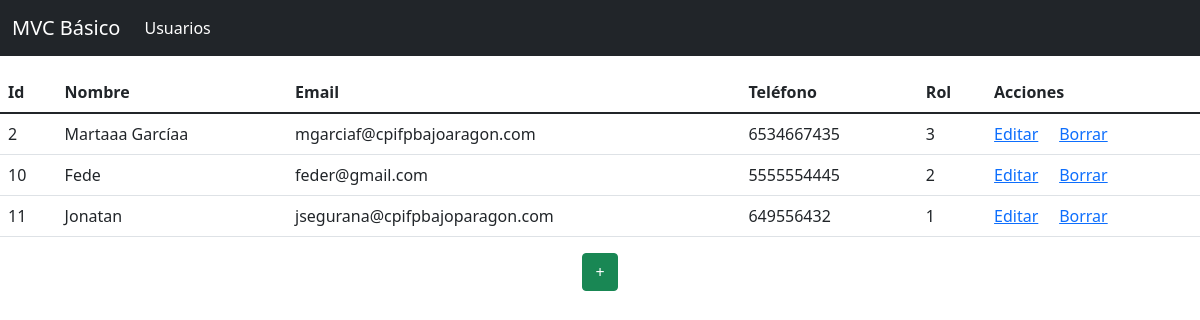
The page /usuarios on the database its author committed.
### tables this page shows
CREATE TABLE `usuarios` (
  `id_usuario` int(11) NOT NULL,
  `nombre` varchar(100) NOT NULL,
  `email` varchar(120) NOT NULL,
  `telefono` varchar(20) NOT NULL,
  `id_rol` int(11) NOT NULL
);

### App/Controladores/Usuarios.php (called while the page is built, shortened)
<?php
    class Usuarios extends Controlador{
        public function __construct(){
            $this->usuarioModelo = $this->modelo('Usuario');
            $this->datos['menuActivo'] = 1;
        }
        public function index(){
            $usuarios = $this->usuarioModelo->obtenerUsuarios();
            $this->datos['usuarios'] = $usuarios;
            $this->vista('usuarios/inicio',$this->datos);
        }
    }

### App/librerias/Core.php (called while the page is built, shortened)
<?php
    class Core{
        protected $metodoActual = 'index';
        public function __construct(){
            $url = $this->getUrl();
            if(isset($url[0])){
                if(file_exists('../App/Controladores/'.ucwords($url[0]).'.php')){
                    unset($url[0]);
                }
            }
            $this->controladorActual = new $this->controladorActual;
            $this->parametros = $url ? array_values($url) : [];
            call_user_func_array([$this->controladorActual,$this->metodoActual],$this->parametros);
        }
        public function getUrl(){
            if(isset($_GET['url'])){
                $url = rtrim($_GET['url'],'/');
                $url = filter_var($url,FILTER_SANITIZE_URL);
                $url = explode('/',$url);
                return $url;
            }
        }
    }

### public/index.php (called while the page is built, shortened)
<?php
    $iniciar = new Core;

### App/librerias/Base.php (called while the page is built, shortened)
<?php
    class Base {
        private $host = DB_HOST;
        private $usuario = DB_USUARIO;
        private $password = DB_PASSWORD;
        private $nombre_base = DB_NOMBRE;
        private $charset = 'utf8mb4';
        private $dbh;
        private $stmt;
        public function __construct(){
            $dsn = "mysql:host=$this->host;dbname=$this->nombre_base;charset=$this->charset";
            $opciones = array(
                PDO::ATTR_PERSISTENT => true,
                PDO::ATTR_ERRMODE => PDO::ERRMODE_EXCEPTION
            );
            try {
                $this->dbh = new PDO($dsn, $this->usuario, $this->password, $opciones);
            } catch (PDOException $e) {
                $this->error = $e->getMessage();
                echo $this->error;
            }
        }
        public function query($sql){
            $this->stmt = $this->dbh->prepare($sql);
        }
        public function execute(){
            return $this->stmt->execute();
        }
        public function registros(){
            $this->execute();
            return $this->stmt->fetchAll(PDO::FETCH_OBJ);
        }
    }

### App/Modelos/Usuario.php (called while the page is built, shortened)
<?php
    class Usuario {
        private $db;
        public function __construct(){
            $this->db = new Base;
        }
        public function obtenerUsuarios(){
            $this->db->query("SELECT * FROM usuarios");
            return $this->db->registros();
        }
    }

### App/vistas/usuarios/inicio.php (the view, shortened to what this page needs)
<?php require_once RUTA_APP.'/vistas/inc/header.php' ?>
    <table class="table">
        <thead>
            <tr>
                <th>Id</th>
                <th>Nombre</th>
                <th>Email</th>
                <th>Teléfono</th>
                <th>Rol</th>
                <th>Acciones</th>
            </tr>
        </thead>
        <tbody>
            <?php foreach($datos['usuarios'] as $uruario): ?>
                <tr>
                    <td><?php echo $uruario->id_usuario ?></td>
                    <td><?php echo $uruario->nombre ?></td>
                    <td><?php echo $uruario->email ?></td>
                    <td><?php echo $uruario->telefono ?></td>
                    <td><?php echo $uruario->id_rol ?></td>
                    <td>
                        <a href="<?php echo RUTA_URL?>/usuarios/editar/<?php echo $uruario->id_usuario ?>">Editar</a>
                        <a href="<?php echo RUTA_URL?>/usuarios/borrar/<?php echo $uruario->id_usuario ?>">Borrar</a>
                    </td>
                </tr>
            <?php endforeach ?>
        </tbody>
    </table>
    <div class="col text-center">
        <a class="btn btn-success" href="<?php echo RUTA_URL?>/usuarios/agregar/">+</a>
    </div>
<?php require_once RUTA_APP.'/vistas/inc/footer.php' ?>

### App/librerias/Controlador.php (shortened to what this page needs)
<?php
    class Controlador{
        public function modelo($modelo){
            return new $modelo;
        }
        public function vista($vista, $datos = []){
            if(file_exists('../App/vistas/'.$vista.'.php')){
                require_once '../App/vistas/'.$vista.'.php';
            } else {
                die('la vista no existe');
            }
        }
    }

### App/vistas/inc/header.php (shortened to what this page needs)
<!DOCTYPE html>
<html lang="es">
<head>
    <link href="https://cdn.jsdelivr.net/npm/bootstrap@5.1.3/dist/css/bootstrap.min.css" rel="stylesheet">
    <link rel="stylesheet" href="https://cdn.jsdelivr.net/npm/bootstrap-icons@1.6.0/font/bootstrap-icons.css">
    <link rel="stylesheet" href="<?php echo RUTA_URL?>/css/estilos.css">
</head>
<body>
<header>
    <nav class="navbar navbar-expand-md navbar-dark fixed-top bg-dark">
        <div class="container-fluid">
            <a href="<?php echo RUTA_URL?>" class="navbar-brand"><?php echo NOMBRE_SITIO ?></a>
            <div class="collapse navbar-collapse" id="navbarCollapse">
                <ul class="navbar-nav me-auto mb-2 mb-md-0">
                    <li class="nav-item">
                        <?php if (isset($datos['menuActivo']) && $datos['menuActivo'] == 1 ): ?>
                            <a class="nav-link active" aria-current="page" href="<?php echo RUTA_URL ?>/usuarios">Usuarios</a>
                        <?php else: ?>
                            <a class="nav-link" aria-current="page" href="<?php echo RUTA_URL ?>/usuarios">Usuarios</a>
                        <?php endif ?>
                    </li>
                </ul>
            </div>
        </div>
    </nav>
</header>
<br><br><br>

### App/vistas/inc/footer.php (shortened to what this page needs)
</body>
</html>

### rows shown on the page
usuarios: id_usuario "2", nombre "Martaaa Garcíaa", email "mgarciaf@cpifpbajoaragon.com", telefono "6534667435", id_rol "3"
usuarios: id_usuario "10", nombre "Fede", email "feder@gmail.com", telefono "5555554445", id_rol "2"
usuarios: id_usuario "11", nombre "Jonatan", email "jsegurana@cpifpbajoparagon.com", telefono "649556432", id_rol "1"

### other values the page prints
NOMBRE_SITIO "MVC Básico"
